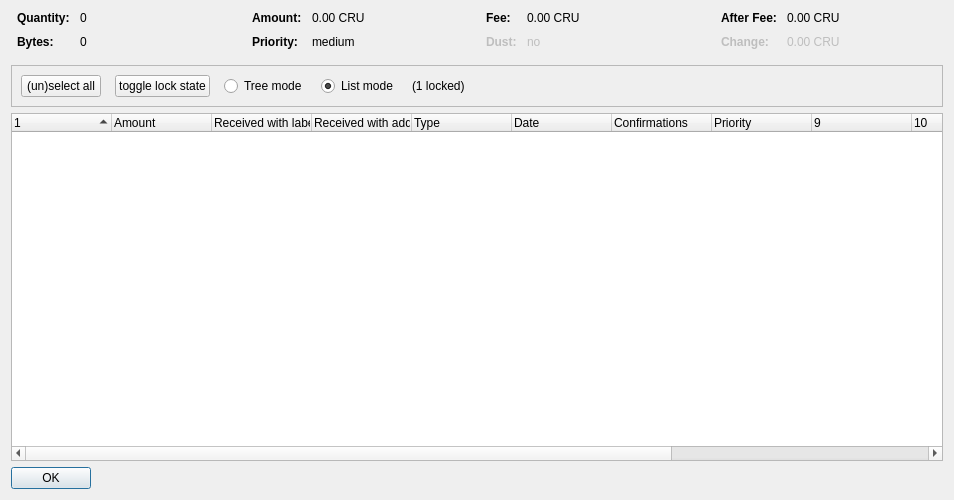
<?xml version="1.0" encoding="UTF-8"?>
<ui version="4.0">
 <class>CoinControlDialog</class>
 <widget class="QDialog" name="CoinControlDialog">
  <property name="geometry">
   <rect>
    <x>0</x>
    <y>0</y>
    <width>954</width>
    <height>500</height>
   </rect>
  </property>
  <property name="windowTitle">
   <string>Coin Selection</string>
  </property>
  <layout class="QVBoxLayout" name="verticalLayout">
   <item>
    <layout class="QHBoxLayout" name="horizontalLayoutTop" stretch="0,0,0,0">
     <property name="topMargin">
      <number>0</number>
     </property>
     <property name="bottomMargin">
      <number>10</number>
     </property>
     <item>
      <layout class="QFormLayout" name="formLayoutCoinControl1">
       <property name="horizontalSpacing">
        <number>10</number>
       </property>
       <property name="verticalSpacing">
        <number>10</number>
       </property>
       <property name="leftMargin">
        <number>6</number>
       </property>
       <property name="rightMargin">
        <number>6</number>
       </property>
       <item row="0" column="0">
        <widget class="QLabel" name="labelCoinControlQuantityText">
         <property name="font">
          <font>
           <weight>75</weight>
           <bold>true</bold>
          </font>
         </property>
         <property name="text">
          <string>Quantity:</string>
         </property>
        </widget>
       </item>
       <item row="0" column="1">
        <widget class="QLabel" name="labelCoinControlQuantity">
         <property name="cursor">
          <cursorShape>IBeamCursor</cursorShape>
         </property>
         <property name="contextMenuPolicy">
          <enum>Qt::ActionsContextMenu</enum>
         </property>
         <property name="text">
          <string notr="true">0</string>
         </property>
         <property name="textInteractionFlags">
          <set>Qt::LinksAccessibleByMouse|Qt::TextSelectableByKeyboard|Qt::TextSelectableByMouse</set>
         </property>
        </widget>
       </item>
       <item row="1" column="0">
        <widget class="QLabel" name="labelCoinControlBytesText">
         <property name="font">
          <font>
           <weight>75</weight>
           <bold>true</bold>
          </font>
         </property>
         <property name="text">
          <string>Bytes:</string>
         </property>
        </widget>
       </item>
       <item row="1" column="1">
        <widget class="QLabel" name="labelCoinControlBytes">
         <property name="cursor">
          <cursorShape>IBeamCursor</cursorShape>
         </property>
         <property name="contextMenuPolicy">
          <enum>Qt::ActionsContextMenu</enum>
         </property>
         <property name="text">
          <string notr="true">0</string>
         </property>
         <property name="textInteractionFlags">
          <set>Qt::LinksAccessibleByMouse|Qt::TextSelectableByKeyboard|Qt::TextSelectableByMouse</set>
         </property>
        </widget>
       </item>
      </layout>
     </item>
     <item>
      <layout class="QFormLayout" name="formLayoutCoinControl2">
       <property name="horizontalSpacing">
        <number>10</number>
       </property>
       <property name="verticalSpacing">
        <number>10</number>
       </property>
       <property name="leftMargin">
        <number>6</number>
       </property>
       <property name="rightMargin">
        <number>6</number>
       </property>
       <item row="0" column="0">
        <widget class="QLabel" name="labelCoinControlAmountText">
         <property name="font">
          <font>
           <weight>75</weight>
           <bold>true</bold>
          </font>
         </property>
         <property name="text">
          <string>Amount:</string>
         </property>
        </widget>
       </item>
       <item row="0" column="1">
        <widget class="QLabel" name="labelCoinControlAmount">
         <property name="cursor">
          <cursorShape>IBeamCursor</cursorShape>
         </property>
         <property name="contextMenuPolicy">
          <enum>Qt::ActionsContextMenu</enum>
         </property>
         <property name="text">
          <string notr="true">0.00 CRU</string>
         </property>
         <property name="textInteractionFlags">
          <set>Qt::LinksAccessibleByMouse|Qt::TextSelectableByKeyboard|Qt::TextSelectableByMouse</set>
         </property>
        </widget>
       </item>
       <item row="1" column="0">
        <widget class="QLabel" name="labelCoinControlPriorityText">
         <property name="font">
          <font>
           <weight>75</weight>
           <bold>true</bold>
          </font>
         </property>
         <property name="text">
          <string>Priority:</string>
         </property>
        </widget>
       </item>
       <item row="1" column="1">
        <widget class="QLabel" name="labelCoinControlPriority">
         <property name="cursor">
          <cursorShape>IBeamCursor</cursorShape>
         </property>
         <property name="contextMenuPolicy">
          <enum>Qt::ActionsContextMenu</enum>
         </property>
         <property name="text">
          <string>medium</string>
         </property>
         <property name="textInteractionFlags">
          <set>Qt::LinksAccessibleByMouse|Qt::TextSelectableByKeyboard|Qt::TextSelectableByMouse</set>
         </property>
        </widget>
       </item>
      </layout>
     </item>
     <item>
      <layout class="QFormLayout" name="formLayoutCoinControl3">
       <property name="horizontalSpacing">
        <number>10</number>
       </property>
       <property name="verticalSpacing">
        <number>10</number>
       </property>
       <property name="leftMargin">
        <number>6</number>
       </property>
       <property name="rightMargin">
        <number>6</number>
       </property>
       <item row="0" column="0">
        <widget class="QLabel" name="labelCoinControlFeeText">
         <property name="font">
          <font>
           <weight>75</weight>
           <bold>true</bold>
          </font>
         </property>
         <property name="text">
          <string>Fee:</string>
         </property>
        </widget>
       </item>
       <item row="0" column="1">
        <widget class="QLabel" name="labelCoinControlFee">
         <property name="cursor">
          <cursorShape>IBeamCursor</cursorShape>
         </property>
         <property name="contextMenuPolicy">
          <enum>Qt::ActionsContextMenu</enum>
         </property>
         <property name="text">
          <string notr="true">0.00 CRU</string>
         </property>
         <property name="textInteractionFlags">
          <set>Qt::LinksAccessibleByMouse|Qt::TextSelectableByKeyboard|Qt::TextSelectableByMouse</set>
         </property>
        </widget>
       </item>
       <item row="1" column="0">
        <widget class="QLabel" name="labelCoinControlLowOutputText">
         <property name="enabled">
          <bool>false</bool>
         </property>
         <property name="font">
          <font>
           <weight>75</weight>
           <bold>true</bold>
          </font>
         </property>
         <property name="text">
          <string>Dust:</string>
         </property>
        </widget>
       </item>
       <item row="1" column="1">
        <widget class="QLabel" name="labelCoinControlLowOutput">
         <property name="enabled">
          <bool>false</bool>
         </property>
         <property name="cursor">
          <cursorShape>IBeamCursor</cursorShape>
         </property>
         <property name="contextMenuPolicy">
          <enum>Qt::ActionsContextMenu</enum>
         </property>
         <property name="text">
          <string>no</string>
         </property>
         <property name="textInteractionFlags">
          <set>Qt::LinksAccessibleByMouse|Qt::TextSelectableByKeyboard|Qt::TextSelectableByMouse</set>
         </property>
        </widget>
       </item>
      </layout>
     </item>
     <item>
      <layout class="QFormLayout" name="formLayoutCoinControl4">
       <property name="horizontalSpacing">
        <number>10</number>
       </property>
       <property name="verticalSpacing">
        <number>10</number>
       </property>
       <property name="leftMargin">
        <number>6</number>
       </property>
       <property name="rightMargin">
        <number>6</number>
       </property>
       <item row="0" column="0">
        <widget class="QLabel" name="labelCoinControlAfterFeeText">
         <property name="font">
          <font>
           <weight>75</weight>
           <bold>true</bold>
          </font>
         </property>
         <property name="text">
          <string>After Fee:</string>
         </property>
        </widget>
       </item>
       <item row="0" column="1">
        <widget class="QLabel" name="labelCoinControlAfterFee">
         <property name="cursor">
          <cursorShape>IBeamCursor</cursorShape>
         </property>
         <property name="contextMenuPolicy">
          <enum>Qt::ActionsContextMenu</enum>
         </property>
         <property name="text">
          <string notr="true">0.00 CRU</string>
         </property>
         <property name="textInteractionFlags">
          <set>Qt::LinksAccessibleByMouse|Qt::TextSelectableByKeyboard|Qt::TextSelectableByMouse</set>
         </property>
        </widget>
       </item>
       <item row="1" column="0">
        <widget class="QLabel" name="labelCoinControlChangeText">
         <property name="enabled">
          <bool>false</bool>
         </property>
         <property name="font">
          <font>
           <weight>75</weight>
           <bold>true</bold>
          </font>
         </property>
         <property name="text">
          <string>Change:</string>
         </property>
        </widget>
       </item>
       <item row="1" column="1">
        <widget class="QLabel" name="labelCoinControlChange">
         <property name="enabled">
          <bool>false</bool>
         </property>
         <property name="cursor">
          <cursorShape>IBeamCursor</cursorShape>
         </property>
         <property name="contextMenuPolicy">
          <enum>Qt::ActionsContextMenu</enum>
         </property>
         <property name="text">
          <string notr="true">0.00 CRU</string>
         </property>
         <property name="textInteractionFlags">
          <set>Qt::LinksAccessibleByMouse|Qt::TextSelectableByKeyboard|Qt::TextSelectableByMouse</set>
         </property>
        </widget>
       </item>
      </layout>
     </item>
    </layout>
   </item>
   <item>
    <widget class="QFrame" name="frame">
     <property name="minimumSize">
      <size>
       <width>0</width>
       <height>40</height>
      </size>
     </property>
     <property name="frameShape">
      <enum>QFrame::StyledPanel</enum>
     </property>
     <property name="frameShadow">
      <enum>QFrame::Sunken</enum>
     </property>
     <layout class="QHBoxLayout" name="horizontalLayout">
      <item>
       <layout class="QHBoxLayout" name="horizontalLayoutPanel" stretch="0,0,0,0,0,0">
        <property name="spacing">
         <number>14</number>
        </property>
        <item>
         <widget class="QPushButton" name="pushButtonSelectAll">
          <property name="sizePolicy">
           <sizepolicy hsizetype="Maximum" vsizetype="Fixed">
            <horstretch>0</horstretch>
            <verstretch>0</verstretch>
           </sizepolicy>
          </property>
          <property name="text">
           <string>(un)select all</string>
          </property>
          <property name="autoDefault">
           <bool>false</bool>
          </property>
         </widget>
        </item>
        <item>
         <widget class="QPushButton" name="pushButtonToggleLock">
          <property name="sizePolicy">
           <sizepolicy hsizetype="Maximum" vsizetype="Fixed">
            <horstretch>0</horstretch>
            <verstretch>0</verstretch>
           </sizepolicy>
          </property>
          <property name="text">
           <string>toggle lock state</string>
          </property>
          <property name="autoDefault">
           <bool>false</bool>
          </property>
         </widget>
        </item>
        <item>
         <widget class="QRadioButton" name="radioTreeMode">
          <property name="sizePolicy">
           <sizepolicy hsizetype="Maximum" vsizetype="Fixed">
            <horstretch>0</horstretch>
            <verstretch>0</verstretch>
           </sizepolicy>
          </property>
          <property name="text">
           <string>Tree mode</string>
          </property>
         </widget>
        </item>
        <item>
         <widget class="QRadioButton" name="radioListMode">
          <property name="sizePolicy">
           <sizepolicy hsizetype="Maximum" vsizetype="Fixed">
            <horstretch>0</horstretch>
            <verstretch>0</verstretch>
           </sizepolicy>
          </property>
          <property name="text">
           <string>List mode</string>
          </property>
          <property name="checked">
           <bool>true</bool>
          </property>
         </widget>
        </item>
        <item>
         <widget class="QLabel" name="labelLocked">
          <property name="text">
           <string>(1 locked)</string>
          </property>
         </widget>
        </item>
        <item>
         <spacer name="horizontalSpacer">
          <property name="orientation">
           <enum>Qt::Horizontal</enum>
          </property>
          <property name="sizeHint" stdset="0">
           <size>
            <width>40</width>
            <height>20</height>
           </size>
          </property>
         </spacer>
        </item>
       </layout>
      </item>
     </layout>
    </widget>
   </item>
   <item>
    <widget class="CoinControlTreeWidget" name="treeWidget">
     <property name="contextMenuPolicy">
      <enum>Qt::CustomContextMenu</enum>
     </property>
     <property name="sortingEnabled">
      <bool>false</bool>
     </property>
     <property name="columnCount">
      <number>13</number>
     </property>
     <attribute name="headerShowSortIndicator" stdset="0">
      <bool>true</bool>
     </attribute>
     <attribute name="headerStretchLastSection">
      <bool>false</bool>
     </attribute>
     <column>
      <property name="text">
       <string/>
      </property>
     </column>
     <column>
      <property name="text">
       <string>Amount</string>
      </property>
     </column>
     <column>
      <property name="text">
       <string>Received with label</string>
      </property>
     </column>
     <column>
      <property name="text">
       <string>Received with address</string>
      </property>
     </column>
     <column>
      <property name="text">
       <string>Type</string>
      </property>
     </column>
     <column>
      <property name="text">
       <string>Date</string>
      </property>
     </column>
     <column>
      <property name="text">
       <string>Confirmations</string>
      </property>
      <property name="toolTip">
       <string>Confirmed</string>
      </property>
     </column>
     <column>
      <property name="text">
       <string>Priority</string>
      </property>
     </column>
     <column>
      <property name="text">
       <string/>
      </property>
     </column>
     <column>
      <property name="text">
       <string/>
      </property>
     </column>
     <column>
      <property name="text">
       <string/>
      </property>
     </column>
     <column>
      <property name="text">
       <string/>
      </property>
     </column>
     <column>
      <property name="text">
       <string/>
      </property>
     </column>
    </widget>
   </item>
   <item>
    <widget class="QDialogButtonBox" name="buttonBox">
     <property name="sizePolicy">
      <sizepolicy hsizetype="Maximum" vsizetype="Fixed">
       <horstretch>0</horstretch>
       <verstretch>0</verstretch>
      </sizepolicy>
     </property>
     <property name="orientation">
      <enum>Qt::Horizontal</enum>
     </property>
     <property name="standardButtons">
      <set>QDialogButtonBox::Ok</set>
     </property>
    </widget>
   </item>
  </layout>
 </widget>
 <customwidgets>
  <customwidget>
   <class>CoinControlTreeWidget</class>
   <extends>QTreeWidget</extends>
   <header>coincontroltreewidget.h</header>
  </customwidget>
 </customwidgets>
 <resources/>
 <connections/>
</ui>
